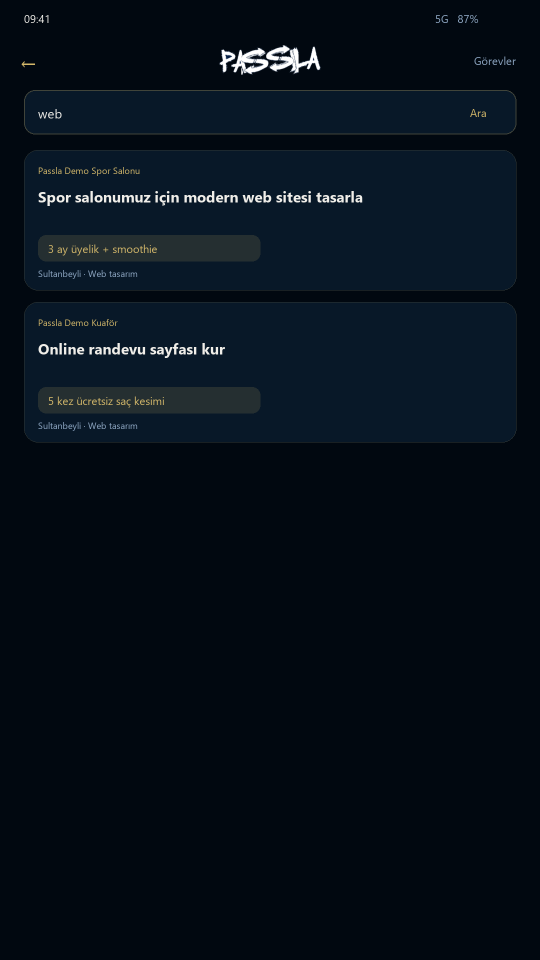
#> input picture bex/store-listing/screenshots/02_gorevler.png, 1080 x 1920 px, given in place of -17_at_20.00.34__1_-f0dc8143-9729-4fec-8f61-a4a627ed82f2.jpg, which was not available (shown at 1/2 size)
$ python export-play-console-from-photos.py
#> lines starting #> are read from the running program, lines starting #| are printed output that depends on the picture; pictures that were not available may be replaced by others from this repository, and a replacement may not be noted
# -*- coding: utf-8 -*-
"""WhatsApp ekran görüntülerinden Play Console paketi üret."""
from __future__ import annotations

import os
from PIL import Image, ImageEnhance, ImageFilter

ROOT = os.path.join(
    os.path.expanduser("~"),
    ".cursor",
    "projects",
    "c-Users-ERDEM-Desktop-BEX-CURSOR",
    "assets",
)
HOME_SRC = os.path.join(
    ROOT,
    "c__Users_ERDEM_AppData_Roaming_Cursor_User_workspaceStorage_9c4253bba673058a76103fb5eaf58e08_images_WhatsApp_Image_2026-09-17_at_20.00.34__1_-f0dc8143-9729-4fec-8f61-a4a627ed82f2.jpg",
)
LOGIN_SRC = os.path.join(
    ROOT,
    "c__Users_ERDEM_AppData_Roaming_Cursor_User_workspaceStorage_9c4253bba673058a76103fb5eaf58e08_images_WhatsApp_Image_2026-09-17_at_20.00.34-bd5c3eb7-32a7-4a89-ba25-602957eb3e33.jpg",
)

DESKTOP = os.path.join(os.path.expanduser("~"), "Desktop", "Passla-Play-Console-Gorseller")
REPO = os.path.join(os.path.dirname(os.path.dirname(__file__)), "store-listing", "screenshots")

NAVY = (5, 31, 69)
CREAM = (245, 240, 232)


def sharpen(im: Image.Image) -> Image.Image:
    im = ImageEnhance.Sharpness(im).enhance(1.2)
    return im.filter(ImageFilter.UnsharpMask(radius=0.8, percent=110, threshold=3))


def fit_portrait(im: Image.Image, out_w: int, out_h: int, bg: tuple[int, int, int]) -> Image.Image:
    im = im.convert("RGB")
    im = sharpen(im)
    src_w, src_h = im.size
    scale = min(out_w / src_w, out_h / src_h)
    nw, nh = int(src_w * scale), int(src_h * scale)
    resized = im.resize((nw, nh), Image.Resampling.LANCZOS)
    canvas = Image.new("RGB", (out_w, out_h), bg)
    x = (out_w - nw) // 2
    y = (out_h - nh) // 2
    canvas.paste(resized, (x, y))
    return canvas


def fit_landscape_phone(im: Image.Image, out_w: int, out_h: int, bg: tuple[int, int, int]) -> Image.Image:
    """Chromebook / yatay tablet — telefon UI ortada."""
    im = im.convert("RGB")
    im = sharpen(im)
    target_h = int(out_h * 0.88)
    src_w, src_h = im.size
    scale = target_h / src_h
    nw, nh = int(src_w * scale), int(src_h * scale)
    if nw > int(out_w * 0.42):
        scale = (out_w * 0.42) / src_w
        nw, nh = int(src_w * scale), int(src_h * scale)
    resized = im.resize((nw, nh), Image.Resampling.LANCZOS)
    canvas = Image.new("RGB", (out_w, out_h), bg)
    x = (out_w - nw) // 2
    y = (out_h - nh) // 2
    canvas.paste(resized, (x, y))
    return canvas


def save_jpg_png(im: Image.Image, base_path: str) -> None:
    png = base_path + ".png"
    jpg = base_path + ".jpg"
    im.save(png, "PNG", optimize=True)
    im.save(jpg, "JPEG", quality=92, optimize=True, progressive=True)


def main() -> None:
    os.makedirs(DESKTOP, exist_ok=True)
    os.makedirs(REPO, exist_ok=True)

    home = Image.open(HOME_SRC)
#> home is the input picture: PIL image 1080x1920 RGB; mean R, G, B 6.1, 15.5, 25.4
    login = Image.open(LOGIN_SRC)
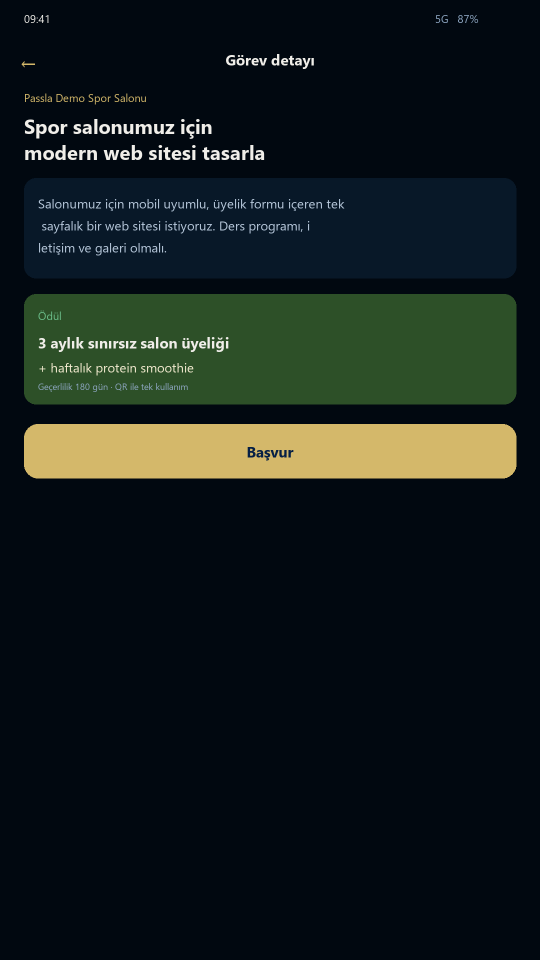
#> input picture bex/store-listing/screenshots/03_gorev_detay.png, 1080 x 1920 px, given in place of 6-09-17_at_20.00.34-bd5c3eb7-32a7-4a89-ba25-602957eb3e33.jpg, which was not available (shown at 1/2 size)
#> login is the input picture: PIL image 1080x1920 RGB; mean R, G, B 19.5, 28.4, 27.8

    specs = [
        ("telefon-01-ana-sayfa", home, 1080, 1920, CREAM),
        ("telefon-02-giris", login, 1080, 1920, NAVY),
        ("tablet-7-01-ana-sayfa", home, 1080, 1920, CREAM),
        ("tablet-7-02-giris", login, 1080, 1920, NAVY),
        ("tablet-10-01-ana-sayfa", home, 1200, 1920, CREAM),
        ("tablet-10-02-giris", login, 1200, 1920, NAVY),
    ]

    for name, src, w, h, bg in specs:
        out = fit_portrait(src, w, h, bg)
        save_jpg_png(out, os.path.join(DESKTOP, name))
        print("saved", name, out.size)
#> this loop made 6 passes
#> (name, w, x in fit_portrait) on passes 1 to 6: ('telefon-01-ana-sayfa', 1080, 0), ('telefon-02-giris', 1080, 0), ('tablet-7-01-ana-sayfa', 1080, 0), ('tablet-7-02-giris', 1080, 0), ('tablet-10-01-ana-sayfa', 1200, 60), ('tablet-10-02-giris', 1200, 60)
#| saved telefon-01-ana-sayfa (1080, 1920)
#| saved telefon-02-giris (1080, 1920)
#| saved tablet-7-01-ana-sayfa (1080, 1920)
#| saved tablet-7-02-giris (1080, 1920)
#| saved tablet-10-01-ana-sayfa (1200, 1920)
#| saved tablet-10-02-giris (1200, 1920)
#> pass 1, in fit_portrait, `canvas = Image.new("RGB", (out_w, out_h), bg)`:
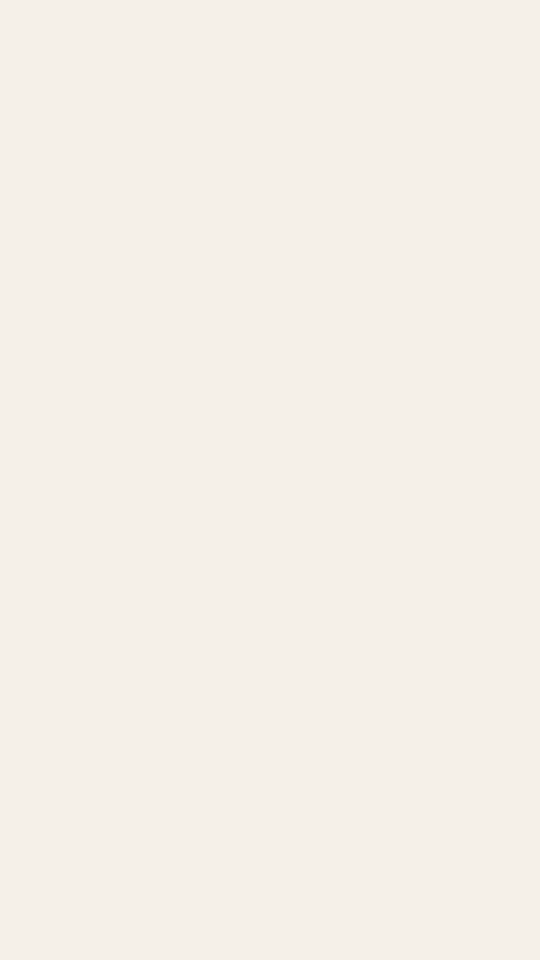
#> canvas: PIL image 1080x1920 RGB (shown at 1/2 size); mean R, G, B 245, 240, 232
#> after the loop:
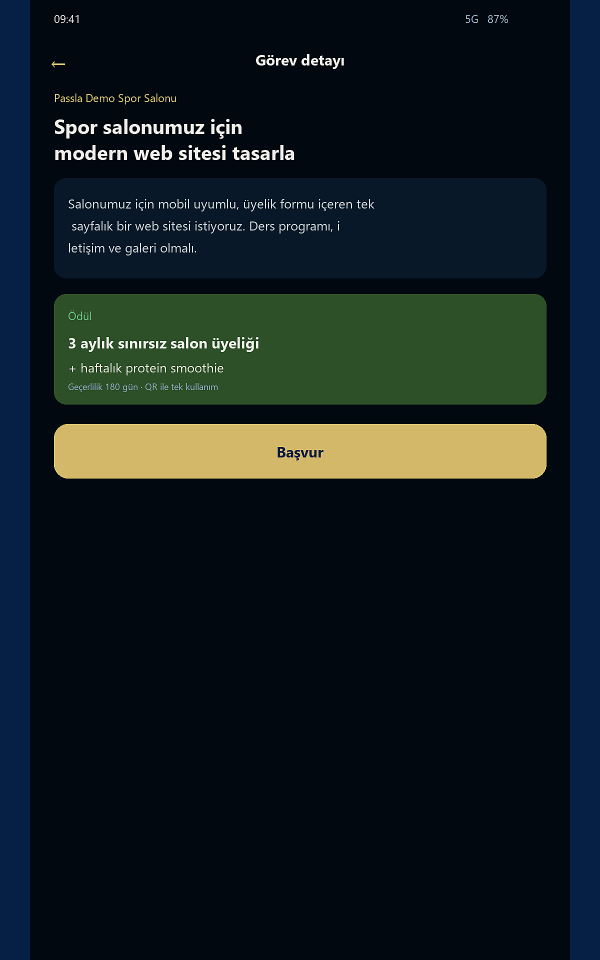
#> out: PIL image 1200x1920 RGB (shown at 1/2 size); mean R, G, B 18.3, 28.8, 31.9

    chrome = [
        ("chromebook-01-ana-sayfa", home, CREAM),
        ("chromebook-02-giris", login, NAVY),
        ("android-xr-01-ana-sayfa", home, CREAM),
        ("android-xr-02-giris", login, NAVY),
    ]
    for name, src, bg in chrome:
        out = fit_landscape_phone(src, 1920, 1080, bg)
        save_jpg_png(out, os.path.join(DESKTOP, name))
        print("saved", name, out.size)
#> this loop made 4 passes
#> name on passes 1 to 4: 'chromebook-01-ana-sayfa', 'chromebook-02-giris', 'android-xr-01-ana-sayfa', 'android-xr-02-giris'
#| saved chromebook-01-ana-sayfa (1920, 1080)
#| saved chromebook-02-giris (1920, 1080)
#| saved android-xr-01-ana-sayfa (1920, 1080)
#| saved android-xr-02-giris (1920, 1080)
#> pass 1, in fit_landscape_phone, `canvas = Image.new("RGB", (out_w, out_h), bg)`:
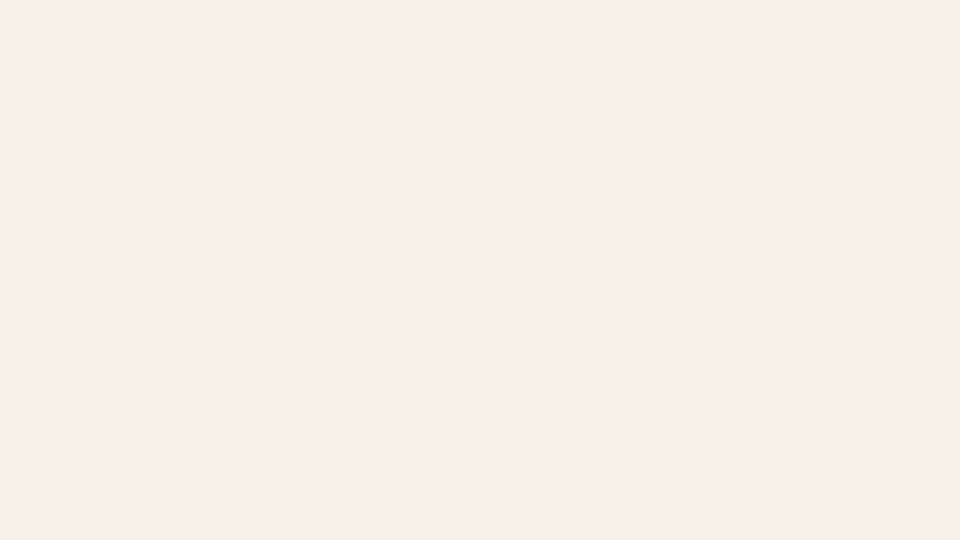
#> canvas: PIL image 1920x1080 RGB (shown at 1/2 size); mean R, G, B 245, 240, 232
#> pass 1, in main, `out = fit_landscape_phone(src, 1920, 1080, bg)`:
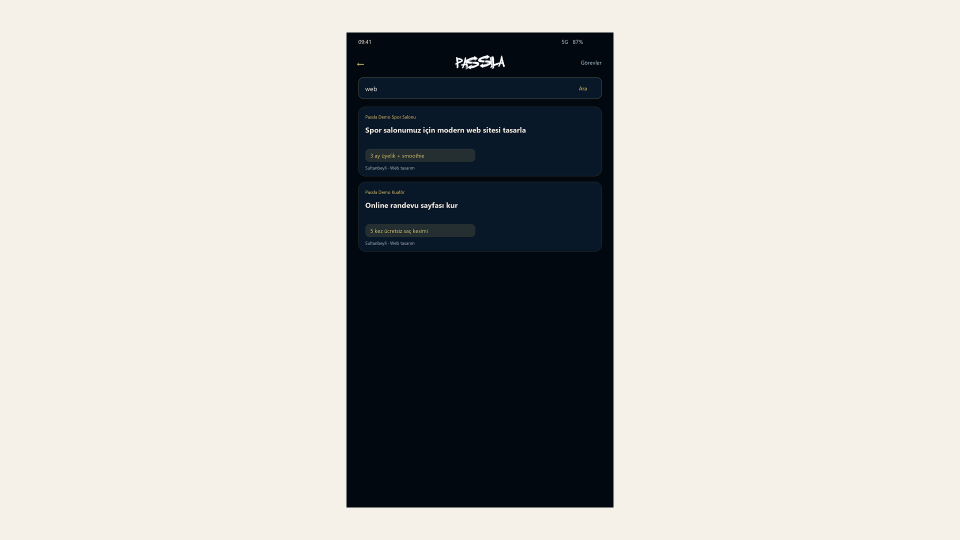
#> out: PIL image 1920x1080 RGB (shown at 1/2 size); mean R, G, B 186.6, 185.1, 181.4
#> after the loop:
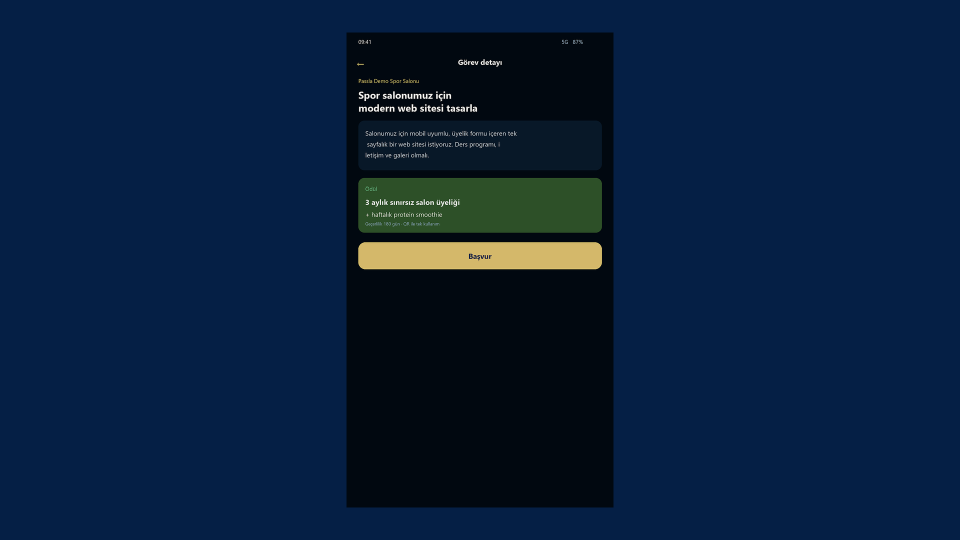
#> out: PIL image 1920x1080 RGB (shown at 1/2 size); mean R, G, B 8.6, 30.4, 58.9

    # Repo kopyası (telefon + hub adı)
    hub = fit_portrait(home, 1080, 1920, CREAM)
    hub.save(os.path.join(REPO, "01_hub.png"), "PNG", optimize=True)
    fit_portrait(login, 1080, 1920, NAVY).save(
        os.path.join(REPO, "00_giris.png"), "PNG", optimize=True
    )
#> in fit_portrait (call 8), `canvas = Image.new("RGB", (out_w, out_h), bg)`:
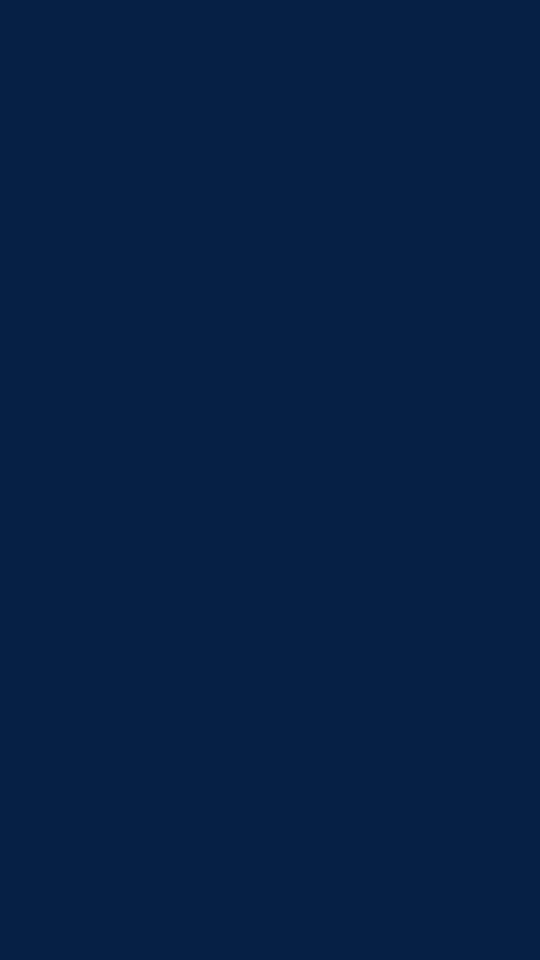
#> canvas: PIL image 1080x1920 RGB (shown at 1/2 size); mean R, G, B 5, 31, 69

    guide = os.path.join(DESKTOP, "YUKLEME-KILAVUZU.txt")
    with open(guide, "w", encoding="utf-8") as f:
        f.write(
            """Passla — Play Console görsel yükleme

TELEFON (zorunlu, min 2)
  telefon-01-ana-sayfa.png
  telefon-02-giris.png

7\" TABLET
  tablet-7-01-ana-sayfa.png
  tablet-7-02-giris.png

10\" TABLET
  tablet-10-01-ana-sayfa.png
  tablet-10-02-giris.png

CHROMEBOOK (yatay)
  chromebook-01-ana-sayfa.png
  chromebook-02-giris.png

ANDROID XR (yatay)
  android-xr-01-ana-sayfa.png
  android-xr-02-giris.png

Hepsi 9:16 (telefon/tablet) veya 16:9 (Chromebook/XR), 8 MB altı.

Sonraki adımlar: Desktop\\Passla-Play-Console-Gorseller\\SONRAKI-ADIMLAR.md
"""
        )
    print("done ->", DESKTOP)
#> (printed output is left out)


if __name__ == "__main__":
    main()
